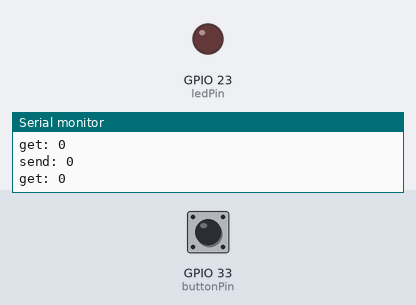
A program run on a simulated ESP32. On the bench: output pins drawn as LEDs (lit = HIGH), the last lines printed to the serial monitor. The test bench sets the inputs (shaded band); at power-on: GPIO 33 (buttonPin) LOW.

Above: at 1.2 s.
1.3 s: GPIO 33 (buttonPin) pulled HIGH for 0.15 s
At 1.4 s:
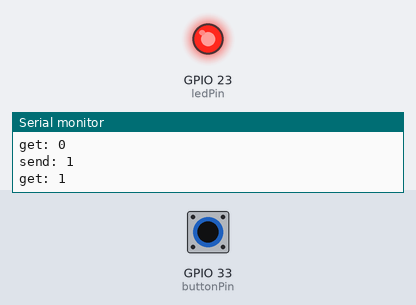
3.0 s: GPIO 33 (buttonPin) pulled HIGH for 3.2 s
At 7.1 s:
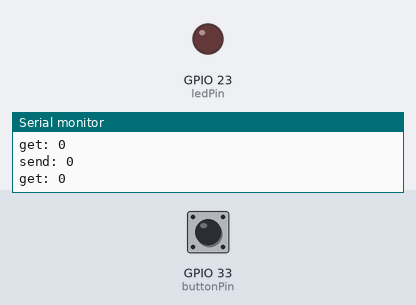
Timing chart, 0 to 8.6 s (numbered marks = the images above; inputs shaded):
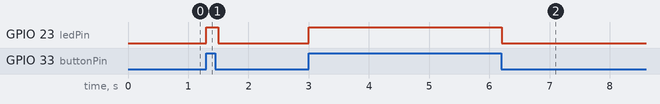

The program:

main.cpp
```cpp
#include <Arduino.h>

const int buttonPin = 33;
const int ledPin = 23;

QueueHandle_t queue;

void buttonTask(void *pvParameters)
{

  while (1)
  {
    int buttonState = digitalRead(buttonPin);
    Serial.print("send: ");
    Serial.println(buttonState);
    xQueueSend(queue, &buttonState, portMAX_DELAY);
    vTaskDelay(100 / portTICK_PERIOD_MS); // Check button state every 100ms
  }
}

void ledTask(void *pvParameters)
{
  int buttonState;

  while (true)
  {
    if (xQueueReceive(queue, &buttonState, portMAX_DELAY) == pdPASS)
    {
      Serial.print("get: ");
      Serial.println(buttonState);
      if (buttonState == HIGH)
      {
        digitalWrite(ledPin, HIGH); // Turn on LED
      }
      else
      {
        digitalWrite(ledPin, LOW); // Turn off LED
      }
    }
    vTaskDelay(50 / portTICK_PERIOD_MS); // Update LED state every 100ms
  }
}

void setup()
{
  Serial.begin(115200);
  Serial.println("Starting FreeRTOS Queue Example");

  pinMode(buttonPin, INPUT);
  pinMode(ledPin, OUTPUT);

  queue = xQueueCreate(10, sizeof(int));

  xTaskCreate(buttonTask, "Button Task", 1000, NULL, 1, NULL);
  xTaskCreate(ledTask, "LED Task", 1000, NULL, 1, NULL);
}

void loop()
{
}
```

Measured:
- after the input at 1.3 s, GPIO 23 (ledPin): LOW → HIGH at once, → LOW 0.20 s later
- after the input at 3.0 s, GPIO 23 (ledPin): LOW → HIGH at once, → LOW 3.2 s later
